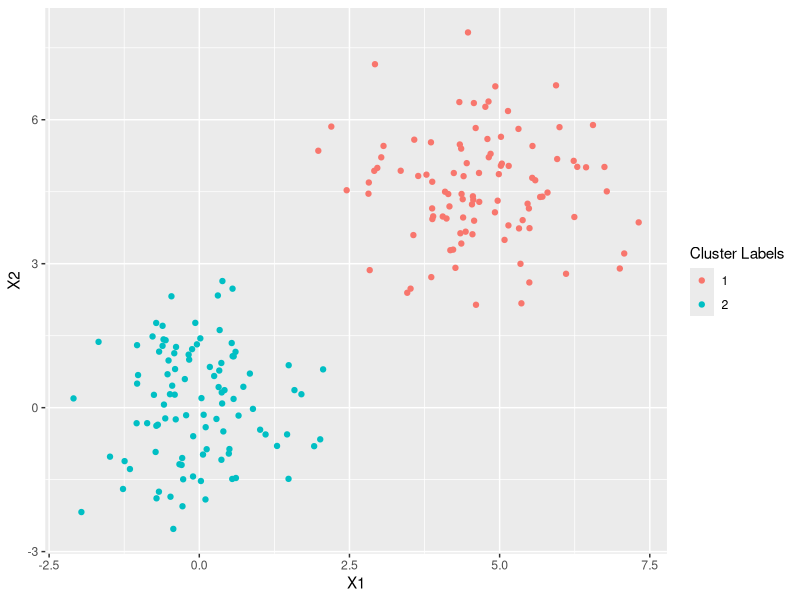

The R script that drew this image:
## ---- chunk 1
makelinear = function(N,dist, makeplot = T){
  x=matrix(rnorm(4*N),2*N,2)
  y=rep(c(2,1),c(N,N))
  x[y==1,]=x[y==1,] + dist
  if(makeplot){plot(x,col=y+3,pch=19)}
  return(list(x=x,y=y))
}
## ---- chunk 2
library(tidyverse)
## ---- chunk 3

A = makelinear(100, dist = 4.5, makeplot = F)
x = A$x
y = A$y

linear.data = data.frame(x,y=as.factor(y))

linear.data %>%
ggplot()+
  geom_point(aes(x=X1,y=X2,colour = y))+
  guides(colour=guide_legend(title="Cluster Labels")) 
## ---- chunk 4
# your code goes here
## ---- chunk 5
# your code goes here
## ---- chunk 6
# your code goes here
## ---- chunk 7
# your code goes here
## ---- chunk 8
# your code goes here
## ---- chunk 9
# your code goes here
## ---- chunk 10
# your code goes here
## ---- chunk 11
# your code goes here
## ---- chunk 12
# your code goes here
## ---- chunk 13
# your code goes here
## ---- chunk 14
# your code goes here
